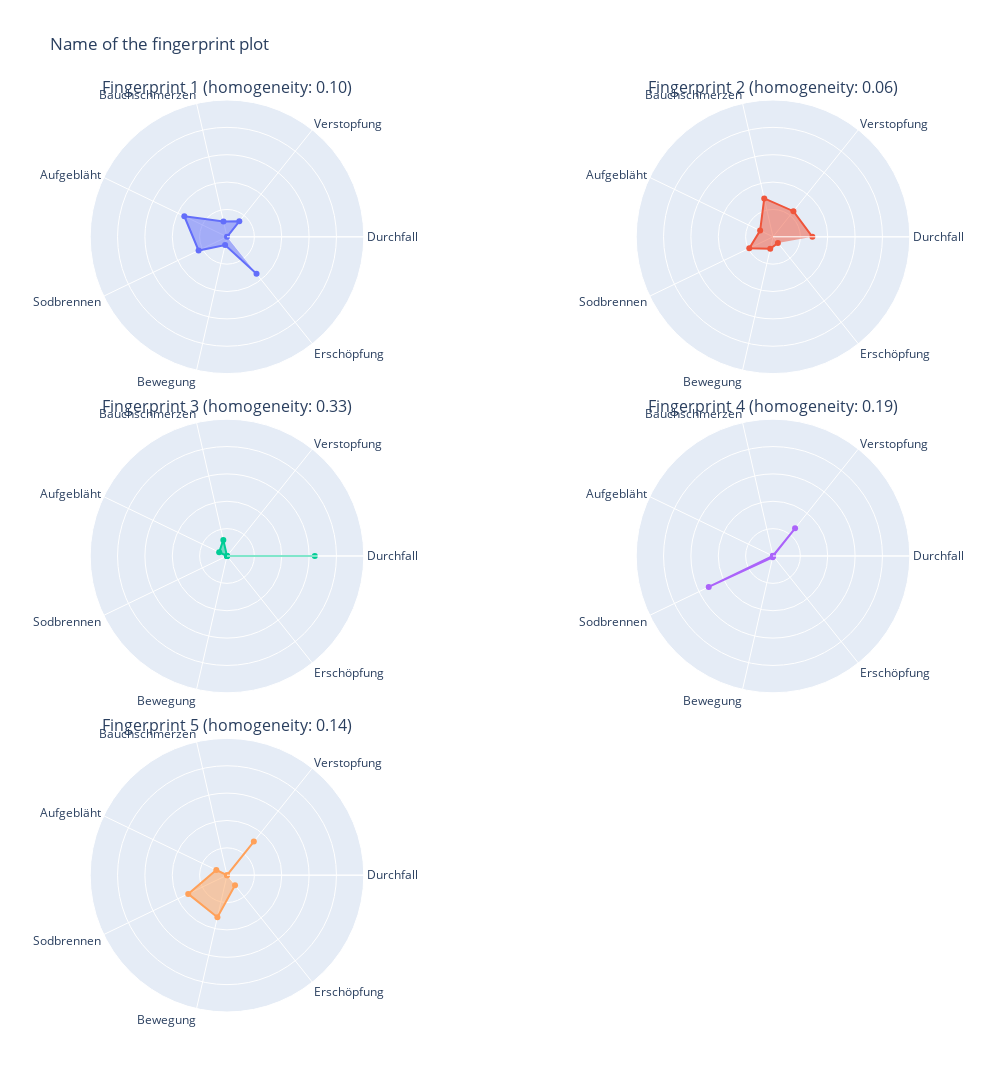

Source (notebook cell):
### Code cell
observable_patterns_result['spider_plots']

### Figure 1 — Plotly figure (JSON) as saved in the notebook; plotly's stock layout.template omitted (floating-point values rounded to 4 significant figures)
{"data": [{"fill": "toself", "r": [0, 0.1444, 0.1155, 0.3462, 0.2306, 0.06226, 0.3462], "subplot": "polar", "theta": ["Durchfall", "Verstopfung", "Bauchschmerzen", "Aufgebläht", "Sodbrennen", "Bewegung", "Erschöpfung"], "type": "scatterpolar"}, {"fill": "toself", "r": [0.2879, 0.2394, 0.2879, 0.1044, 0.1923, 0.09041, 0.05741], "subplot": "polar2", "theta": ["Durchfall", "Verstopfung", "Bauchschmerzen", "Aufgebläht", "Sodbrennen", "Bewegung", "Erschöpfung"], "type": "scatterpolar"}, {"fill": "toself", "r": [0.6418, 0, 0.1205, 0.06357, 0, 0, 0.0001927], "subplot": "polar3", "theta": ["Durchfall", "Verstopfung", "Bauchschmerzen", "Aufgebläht", "Sodbrennen", "Bewegung", "Erschöpfung"], "type": "scatterpolar"}, {"fill": "toself", "r": [0.001569, 0.2587, 0.001233, 0, 0.5214, 0.01015, 0], "subplot": "polar4", "theta": ["Durchfall", "Verstopfung", "Bauchschmerzen", "Aufgebläht", "Sodbrennen", "Bewegung", "Erschöpfung"], "type": "scatterpolar"}, {"fill": "toself", "r": [0.0004659, 0.3147, 0, 0.08683, 0.3147, 0.3147, 0.09415], "subplot": "polar5", "theta": ["Durchfall", "Verstopfung", "Bauchschmerzen", "Aufgebläht", "Sodbrennen", "Bewegung", "Erschöpfung"], "type": "scatterpolar"}], "layout": {"annotations": [{"font": {"size": 16}, "showarrow": false, "text": "Fingerprint 1 (homogeneity: 0.10)", "x": 0.175, "xanchor": "center", "xref": "paper", "y": 1, "yanchor": "bottom", "yref": "paper"}, {"font": {"size": 16}, "showarrow": false, "text": "Fingerprint 2 (homogeneity: 0.06)", "x": 0.825, "xanchor": "center", "xref": "paper", "y": 1, "yanchor": "bottom", "yref": "paper"}, {"font": {"size": 16}, "showarrow": false, "text": "Fingerprint 3 (homogeneity: 0.33)", "x": 0.175, "xanchor": "center", "xref": "paper", "y": 0.65, "yanchor": "bottom", "yref": "paper"}, {"font": {"size": 16}, "showarrow": false, "text": "Fingerprint 4 (homogeneity: 0.19)", "x": 0.825, "xanchor": "center", "xref": "paper", "y": 0.65, "yanchor": "bottom", "yref": "paper"}, {"font": {"size": 16}, "showarrow": false, "text": "Fingerprint 5 (homogeneity: 0.14)", "x": 0.175, "xanchor": "center", "xref": "paper", "y": 0.3, "yanchor": "bottom", "yref": "paper"}], "height": 1500, "paper_bgcolor": "rgba(0, 0, 0, 0)", "plot_bgcolor": "rgba(0, 0, 0, 0)", "polar": {"domain": {"x": [0, 0.35], "y": [0.7, 1]}, "radialaxis": {"range": [0, 1], "showticklabels": false, "visible": true}}, "polar2": {"domain": {"x": [0.65, 1.0], "y": [0.7, 1]}, "radialaxis": {"range": [0, 1], "showticklabels": false, "visible": true}}, "polar3": {"domain": {"x": [0, 0.35], "y": [0.35, 0.65]}, "radialaxis": {"range": [0, 1], "showticklabels": false, "visible": true}}, "polar4": {"domain": {"x": [0.65, 1.0], "y": [0.35, 0.65]}, "radialaxis": {"range": [0, 1], "showticklabels": false, "visible": true}}, "polar5": {"domain": {"x": [0, 0.35], "y": [0, 0.3]}, "radialaxis": {"range": [0, 1], "showticklabels": false, "visible": true}}, "polar6": {"domain": {"x": [0.65, 1.0], "y": [0, 0.3]}, "radialaxis": {"range": [0, 1], "showticklabels": false, "visible": true}}, "showlegend": false, "title": {"text": "Name of the fingerprint plot"}, "width": 1000}}
